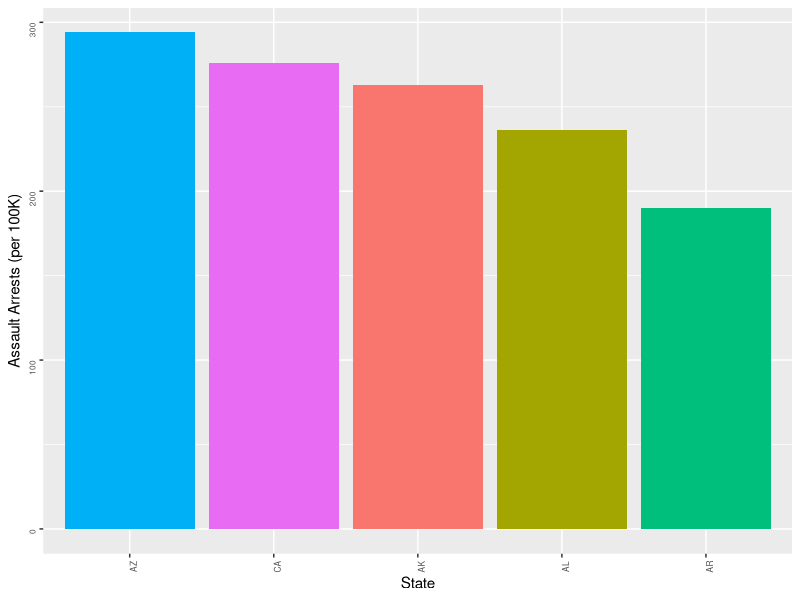
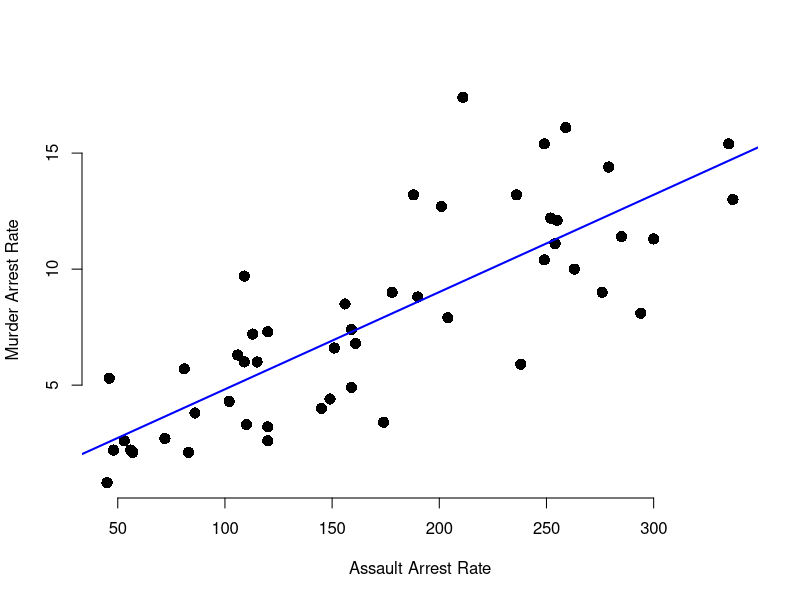

Source code (R) for these figures, in order:
## ---- chunk 1
require(ggplot2)
require(plotly)
## ---- chunk 2
str(USArrests)
summary(USArrests)
## ---- chunk 3
StateAbr = c('AL','AK','AZ','AR','CA','CO','CT','DE','FL','GA','HI','ID','IL','IN','IA',
               'KS','KY','LA','ME','MD','MA','MI','MN','MS','MO','MT','NE','NV','NH','NJ',
               'NM','NY','NC','ND','OH','OK','OR','PA','RI','SC','SD','TN','TX','UT','VT',
               'VA','WA','WV','WI','WY')
  USArrestsUpdated <- data.frame(USArrests,State = StateAbr)
 ggplot(USArrestsUpdated[1:5,],aes(x=reorder(State, -Assault),y=Assault, fill=State))+geom_bar(stat="identity") + 
      theme(legend.position = "none", axis.text=element_text(size = 6, angle = 90)) + scale_x_discrete(name="State") + scale_y_continuous(name="Assault Arrests (per 100K)")

## ---- chunk 4
model <- lm(USArrestsUpdated$Murder ~USArrestsUpdated$Assault)
plot(USArrestsUpdated$Assault,USArrestsUpdated$Murder, xlab ="Assault Arrest Rate", ylab = "Murder Arrest Rate", bty="n", pch=16, cex=1.5)
      abline(model,col="blue",lwd=2)
